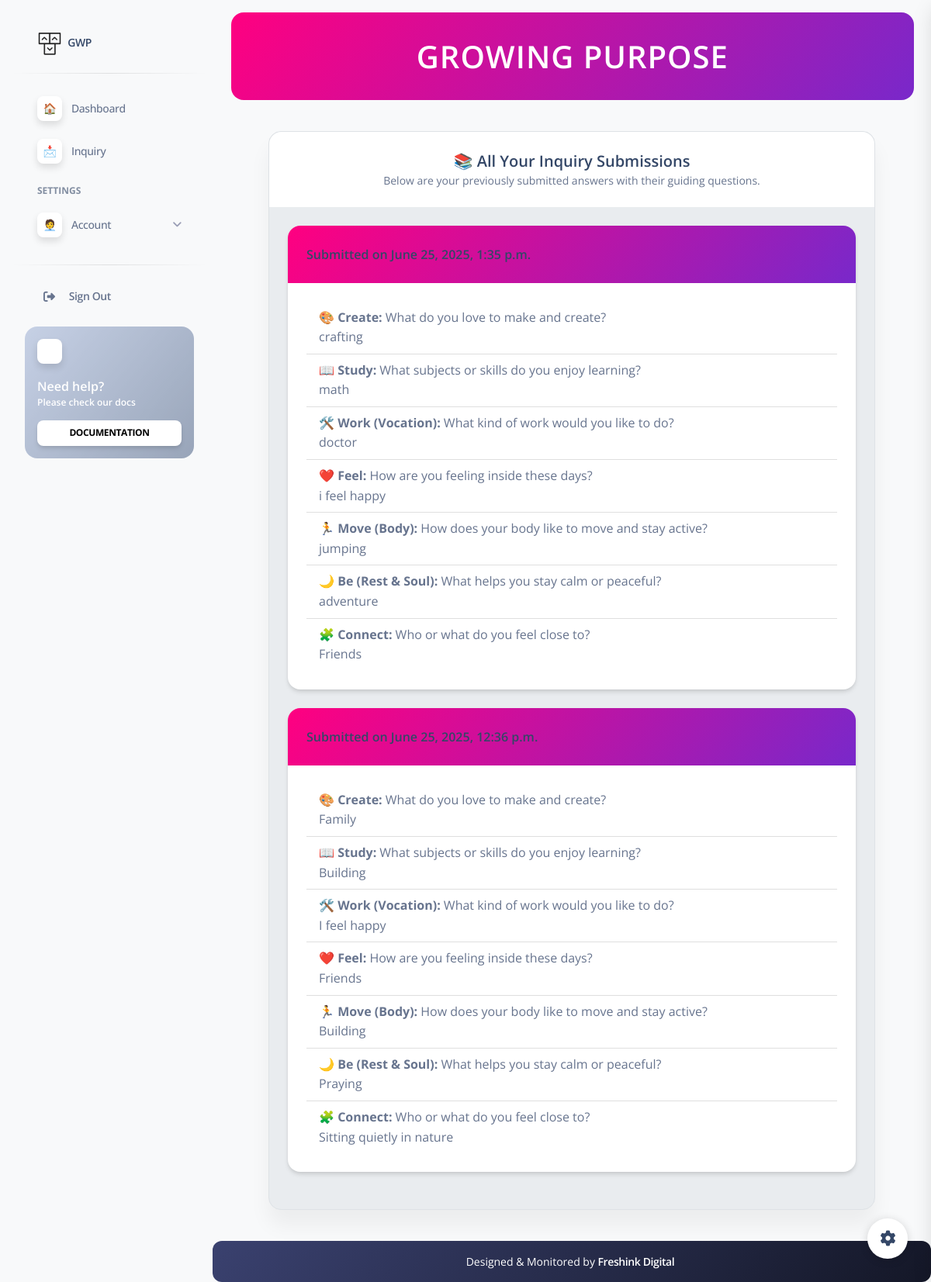
Page /inquiry/history/ (signed in) on the committed database.
### questioneers/models.py (models this page shows, shortened)
class Inquiry(models.Model):
    user = models.ForeignKey(User, on_delete=models.CASCADE, related_name='inquiries')
    create = models.CharField(max_length=255)
    study = models.CharField(max_length=255)
    work = models.CharField(max_length=255)
    feel = models.CharField(max_length=255)
    move = models.CharField(max_length=255)
    be = models.CharField(max_length=255)
    connect = models.CharField(max_length=255)
    submitted_at = models.DateTimeField(auto_now_add=True)

### questioneers/views.py (the view)
# urls.py: path('inquiry/history/', views.inquiry_all_results, name='inquiry_all_results'),
@login_required
def inquiry_all_results(request):
    inquiries = Inquiry.objects.filter(user=request.user).order_by('-submitted_at')
    return render(request, 'main/inquiry_all_results.html', {
        'inquiries': inquiries,
        'page_title': 'All Past Inquiries'
    })

### questioneers/templates/main/inquiry_all_results.html (shortened to what this page needs)
{% extends "./main.html" %}
{% block dashboard %}
<div class="container-fluid">
  <div class="row">
    <div class="col-lg-12">
      <div class="card bg-light border">
        <div class="card-header text-center">
          <h5 class="mb-0">📚 All Your Inquiry Submissions</h5>
          <p class="text-sm mb-0">Below are your previously submitted answers with their guiding questions.</p>
        </div>
        <div class="card-body">
          {% if inquiries %}
            {% for inquiry in inquiries %}
              <div class="card mb-4 shadow-sm">
                <div class="card-header bg-gradient-primary text-white">
                  <h6 class="mb-0">Submitted on {{ inquiry.submitted_at|date:"F j, Y, g:i a" }}</h6>
                </div>
                <div class="card-body">
                  <ul class="list-group list-group-flush">
                    <li class="list-group-item">
                      <strong>🎨 Create:</strong> What do you love to make and create?<br>{{ inquiry.create }}
                    </li>
                    <li class="list-group-item">
                      <strong>📖 Study:</strong> What subjects or skills do you enjoy learning?<br>{{ inquiry.study }}
                    </li>
                    <li class="list-group-item">
                      <strong>🛠️ Work (Vocation):</strong> What kind of work would you like to do?<br>{{ inquiry.work }}
                    </li>
                    <li class="list-group-item">
                      <strong>❤️ Feel:</strong> How are you feeling inside these days?<br>{{ inquiry.feel }}
                    </li>
                    <li class="list-group-item">
                      <strong>🏃 Move (Body):</strong> How does your body like to move and stay active?<br>{{ inquiry.move }}
                    </li>
                    <li class="list-group-item">
                      <strong>🌙 Be (Rest & Soul):</strong> What helps you stay calm or peaceful?<br>{{ inquiry.be }}
                    </li>
                    <li class="list-group-item">
                      <strong>🧩 Connect:</strong> Who or what do you feel close to?<br>{{ inquiry.connect }}
                    </li>
                  </ul>
                </div>
              </div>
            {% endfor %}
          {% else %}
            <p class="text-center text-muted">You haven’t submitted any inquiries yet.</p>
          {% endif %}
        </div>
      </div>
    </div>
  </div>
</div>
{% endblock %}

### questioneers/templates/main/main.html (shortened to what this page needs)
{% load static %}
<!DOCTYPE html>
<head>
  <link href="https://cdnjs.cloudflare.com/ajax/libs/font-awesome/6.5.0/css/all.min.css" rel="stylesheet">
  <link href="{% static 'assets/css/nucleo-icons.css' %}" rel="stylesheet">
  <link href="{% static 'assets/css/nucleo-svg.css' %}" rel="stylesheet">
  <link href="{% static 'assets/css/soft-ui-dashboard.min9f1e.css' %}" rel="stylesheet">
</head>
<body class="g-sidenav-show  bg-gray-100">
<aside class="sidenav navbar navbar-vertical navbar-expand-xs border-0 border-radius-xl my-3 fixed-start ms-3" id="sidenav-main">
  <div class="sidenav-header">
      <a class="navbar-brand m-0" href="">
        <img src="{% static 'assets/img/logo-ct-dark.png' %}" class="navbar-brand-img h-100" alt="main_logo">
        <span class="ms-1 font-weight-bold">GWP</span>
      </a>
    </div>
    <hr class="horizontal dark mt-0">
    <div class="collapse navbar-collapse  w-auto h-auto" id="sidenav-collapse-main">
      <ul class="navbar-nav">
  <li class="nav-item">
    <a href="{% url 'dashboard' %}" class="nav-link {% if request.resolver_match.url_name == 'dashboard' %}active bg-gradient-primary text-white{% endif %}">
      <div class="icon icon-shape icon-sm shadow border-radius-md bg-white text-center d-flex align-items-center justify-content-center me-2">
        🏠
      </div>
      <span class="nav-link-text ms-1">Dashboard</span>
    </a>
  </li>
  <li class="nav-item">
    <a href="{% url 'inquiry' %}" class="nav-link {% if request.resolver_match.url_name == 'inquiry' %}active bg-gradient-primary text-white{% endif %}">
      <div class="icon icon-shape icon-sm shadow border-radius-md bg-white text-center d-flex align-items-center justify-content-center me-2">
        📩
      </div>
      <span class="nav-link-text ms-1">Inquiry</span>
    </a>
  </li>
  <li class="nav-item mt-3">
    <h6 class="ps-4 ms-2 text-uppercase text-xs font-weight-bolder opacity-6">SETTINGS</h6>
  </li>
{% with request.resolver_match.url_name as current_url %}
<li class="nav-item">
  <a data-bs-toggle="collapse"
     href="#account"
     class="nav-link {% if current_url in 'profile reset-password' %}active{% endif %}"
     aria-controls="account"
     aria-expanded="{% if current_url in 'profile reset-password' %}true{% else %}false{% endif %}"
     role="button">
    <div class="icon icon-shape icon-sm shadow border-radius-md bg-white text-center d-flex align-items-center justify-content-center me-2">
      🧑‍💼
    </div>
    <span class="nav-link-text ms-1">Account</span>
  </a>
</li>
{% endwith %}
  <hr class="horizontal dark mt-4">
  <li class="nav-item">
    <a href="{% url 'signout' %}" class="nav-link text-body font-weight-bold px-4">
      <i class="fas fa-sign-out-alt me-sm-1"></i>
      <span class="d-sm-inline d-none">Sign Out</span>
    </a>
  </li>
</ul>
    </div>
    <div class="sidenav-footer mx-3 mt-2 pt-2">
      <div class="card card-background shadow-none card-background-mask-secondary" id="sidenavCard">
        <div class="full-background" style="background-image: url('../../assets/img/curved-images/white-curved.jpg')"></div>
        <div class="card-body text-start p-3 w-100">
          <div class="icon icon-shape icon-sm bg-white shadow text-center mb-3 d-flex align-items-center justify-content-center border-radius-md">
            <i class="ni ni-diamond text-dark text-gradient text-lg top-0" aria-hidden="true" id="sidenavCardIcon"></i>
          </div>
          <div class="docs-info">
            <h6 class="text-white up mb-0">Need help?</h6>
            <p class="text-xs font-weight-bold">Please check our docs</p>
            <a href="#" target="_blank" class="btn btn-white btn-sm w-100 mb-0">Documentation</a>
          </div>
        </div>
      </div>
    </div>
  </aside>
<main class="main-content position-relative max-height-vh-100 h-100 border-radius-lg">
<div class="container-fluid w-95 bg-gradient-primary py-3 py-sm-4 px-3 px-sm-5 my-2 my-sm-3 mx-2 mx-sm-4 shadow-none border-radius-xl z-index-sticky text-center"
     style="min-height: auto;"
     id="navbarBlur" data-scroll="true">
  <h6 class="text-white fw-bold m-0" style="font-size: clamp(1.5rem, 4vw, 2.5rem); letter-spacing: 1px;">
    GROWING PURPOSE
  </h6>
</div>
 <div class="container-fluid py-4 px-3 px-md-4 px-lg-5">
    {% block dashboard %}{% endblock %}
  </div>
      <footer class="footer bg-gradient-dark border-radius-lg py-3 pe-1 mt-3">
        <div class="container-fluid">
          <div class="row align-items-center justify-content-lg-between">
            <div class="col-lg-12 mb-lg-0 mb-4">
              <div class="copyright text-center text-sm text-white text-lg-center">
                Designed & Monitored by
                <a href="https://www.instagram.com/freshink_digital/" class="font-weight-bold text-white" target="_blank">Freshink Digital</a>
              </div>
            </div>
          </div>
        </div>
      </footer>
  </main>
  <div class="fixed-plugin">
    <a class="fixed-plugin-button text-dark position-fixed px-3 py-2">
      <i class="fa fa-cog py-2"> </i>
    </a>
  </div>
</body>
</html>

### questioneers/static/assets/css/nucleo-svg.css (style rules this page uses)
.icon { display: inline-block; color: #111111; height: 1em; width: 1em; }
.icon-sm { height: 0.8em; width: 0.8em; }
.icon { fill: currentColor; stroke: none; }

### questioneers/templates/main/main.html (style rules this page uses)
#sidenav-main { z-index: 1032; }
.main-content { transition: margin-left 0.3s ease; }
@media (min-width: 1200px) { .g-sidenav-show .main-content { margin-left: 280px; } }

### rows in the picture
Inquiry: submitted_at "June 25, 2025, 1:35 p.m.", create "crafting", study "math", work "doctor", feel "i feel happy", move "jumping", be "adventure", connect "Friends"
Inquiry: submitted_at "June 25, 2025, 12:36 p.m.", create "Family", study "Building", work "I feel happy", feel "Friends", move "Building", be "Praying", connect "Sitting quietly in nature"
